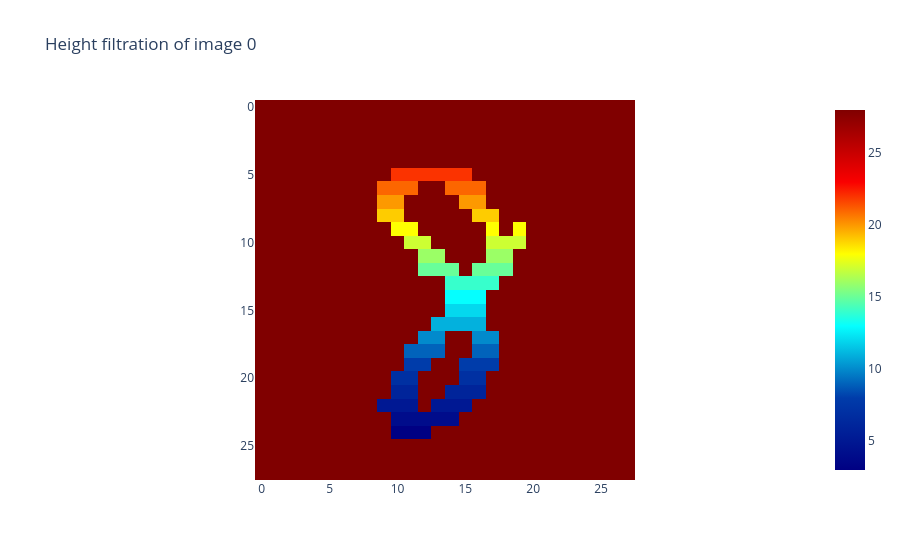

Notebook code for this chart:
### Code cell
height_filtration = HeightFiltration(direction=np.array([0, -1]))
im8_filtration = height_filtration.fit_transform(im8_binarized)
height_filtration.plot(im8_filtration, colorscale="jet")

### Figure 1 — Plotly figure (JSON) as saved in the notebook; plotly's stock layout.template omitted (floating-point values rounded to 4 significant figures; data arrays with more than 128 entries replaced by an {"elided": "..."} marker saying what was removed)
{"data": [{"colorscale": [[0, "rgb(0,0,131)"], [0.2, "rgb(0,60,170)"], [0.4, "rgb(5,255,255)"], [0.6, "rgb(255,255,0)"], [0.8, "rgb(250,0,0)"], [1, "rgb(128,0,0)"]], "type": "heatmap", "z": {"elided": "28x28 int values"}}], "layout": {"plot_bgcolor": "white", "title": {"text": "Height filtration of image 0"}, "xaxis": {"constrain": "domain", "scaleanchor": "y"}, "yaxis": {"autorange": "reversed", "constrain": "domain"}}}
